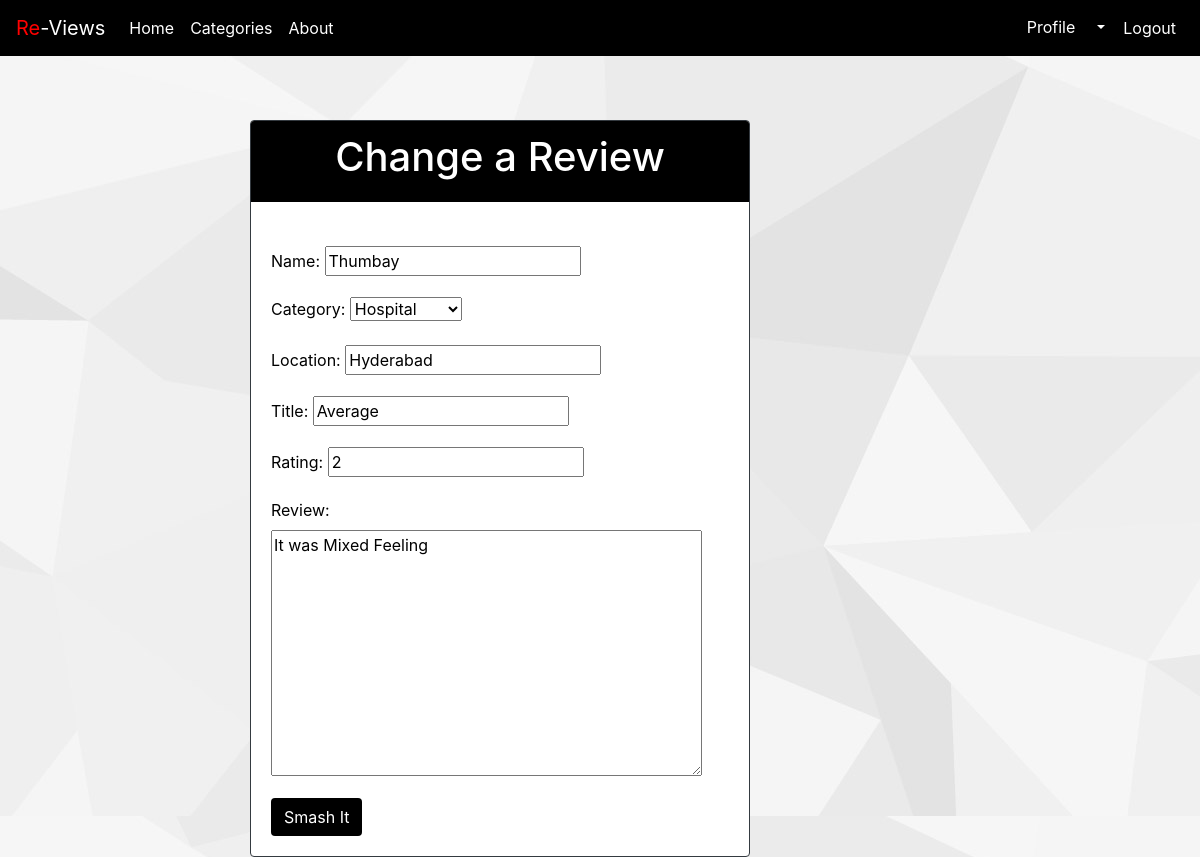
The app's page /forum/rev/edit/2 (signed in) with its own data.
### forum/models.py (models this page shows, shortened)
class Bang(models.Model):
	user = models.ForeignKey(User, on_delete=models.CASCADE)
	category = models.ForeignKey(Category, blank=True, on_delete=models.CASCADE, null=True)
	name = models.CharField(max_length=50, default='')
	title = models.CharField(max_length=50, default='')
	review = models.TextField(max_length=80, default='')
	rating = models.IntegerField(
			default=1,
			validators = [MaxValueValidator(5), MinValueValidator(1)]
		)
	created_at = models.DateTimeField(auto_now_add=True)
	location = models.CharField(max_length=80, default='')

### forum/views.py (the view)
# urls.py: path('rev/edit/<int:pk>', views.rev_update, name='rev_update'),
def rev_update(request, pk, template_name='forum/forum_form.html'):
	rev= get_object_or_404(Bang, pk=pk)
	form = RevForm(request.POST or None , instance=rev)
	if form.is_valid():
		form.save()
		return redirect('/forum/')
	return render(request, template_name, {'form':form})

### forum/views.py
class RevForm(ModelForm):
    class Meta:
        model = Bang
        fields = [
		 'name',
		'category',
		'location',
		'title',
		'rating',
		'review',
		 ]

### forum/models.py (called while the page is built)
	def __str__(self):
		return self.cat

### forum/templates/forum/forum_form.html (shortened to what this page needs)
{% extends 'base.html' %}
{% block body %}
<br>
<br>
<br>
<br>
<br>
<div class="card border-dark mb-3" id="Logg" style="width: 500px;position: absolute;right:450px" >
		<div class="card-header" style="background-color:black;color:white"><h1 style="text-align:center">Change a Review</h1></div>
		<br>
		<form method="post"  enctype='multipart/form-data' style="padding:20px;color:black">
		    {{ form.as_p }}
		    <button class="btn" style="background-color:black;color:white" type="submit">Smash It</button>
		</form>
	    </div>
{% endblock %}

### acoounts/static/acoounts/ma.css (style rules this page uses)
body { background-image: url('back9.jpg'); }

### records on screen
Bang: name "Thumbay", category "Hospital", location "Hyderabad", title "Average", rating "2", review "It was Mixed Feeling"
